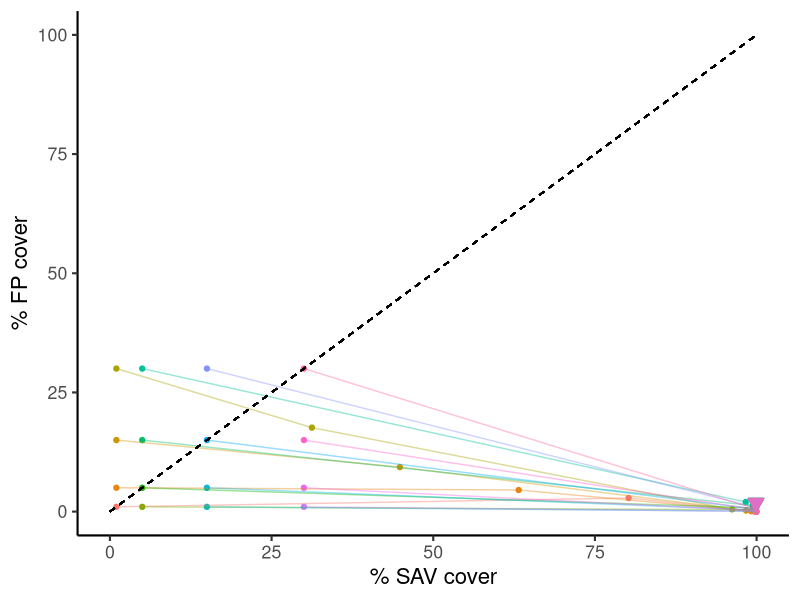
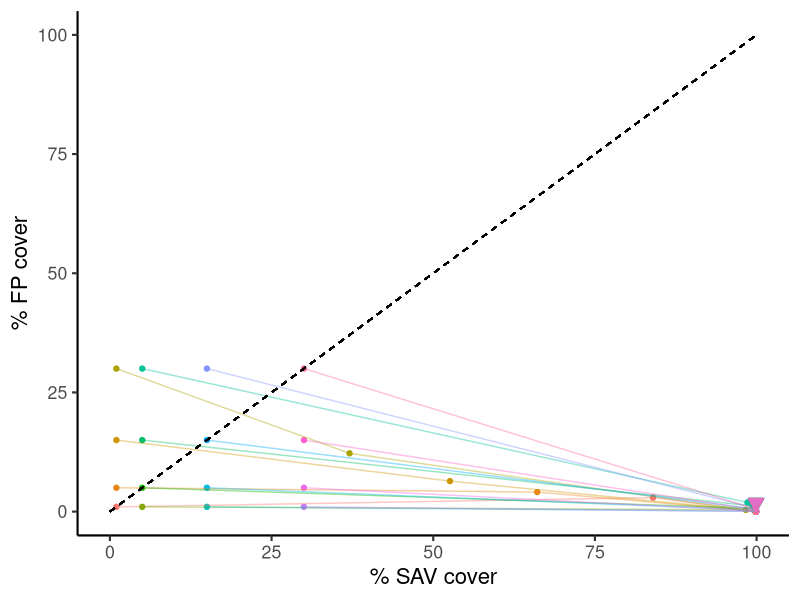
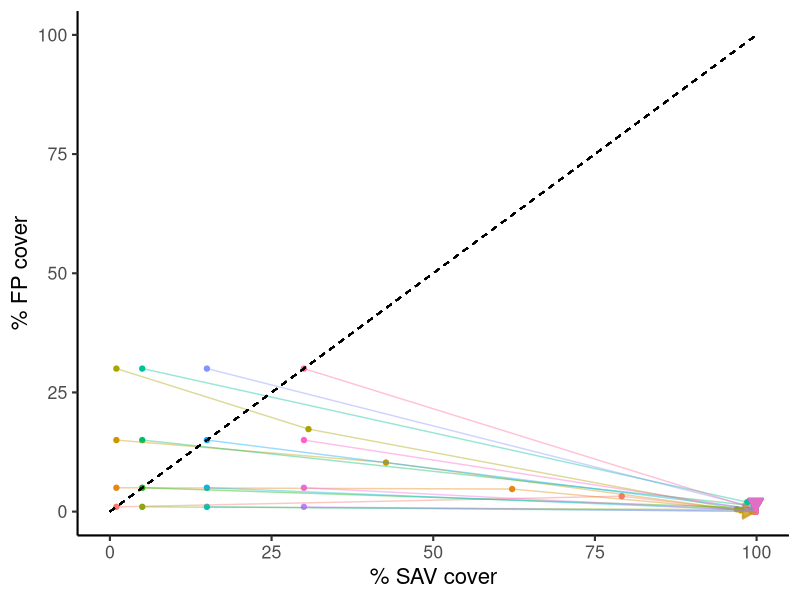
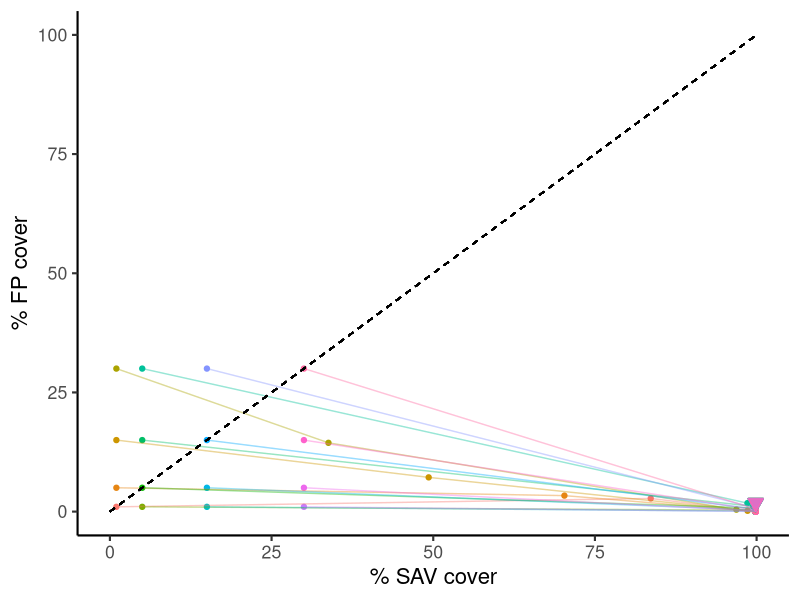
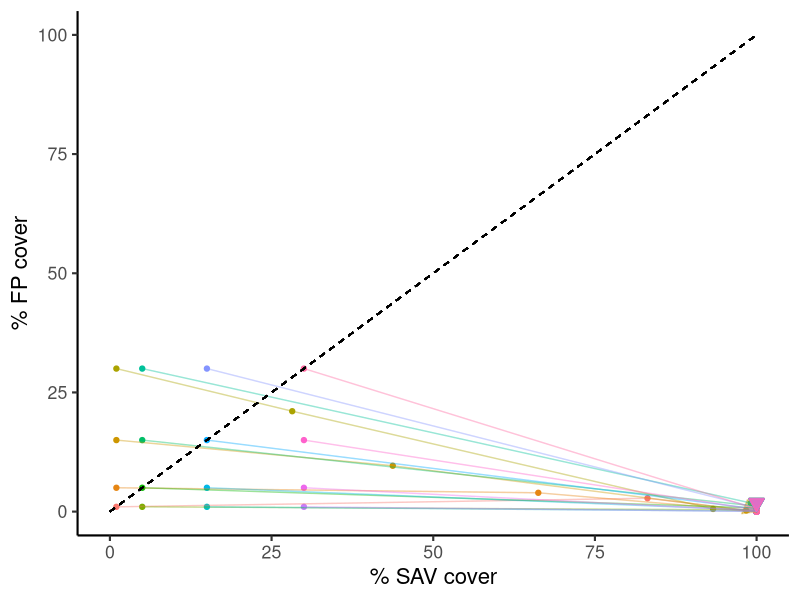
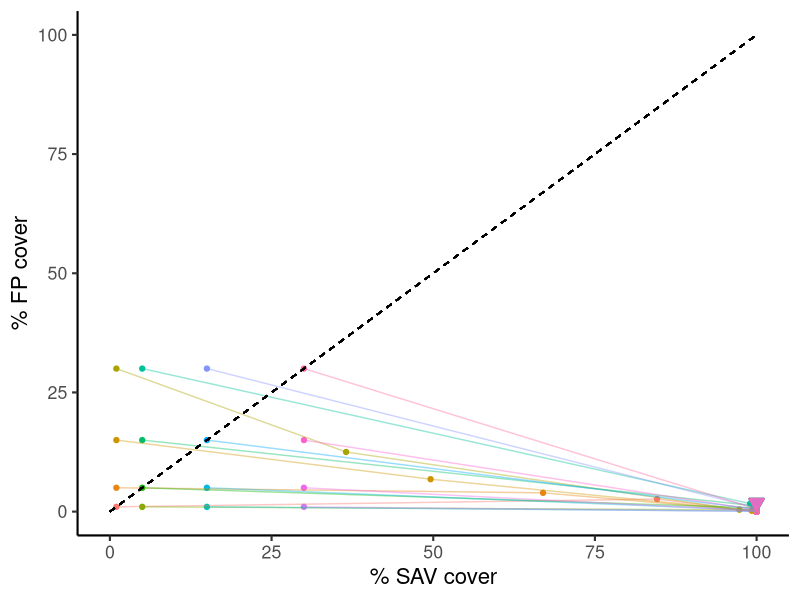
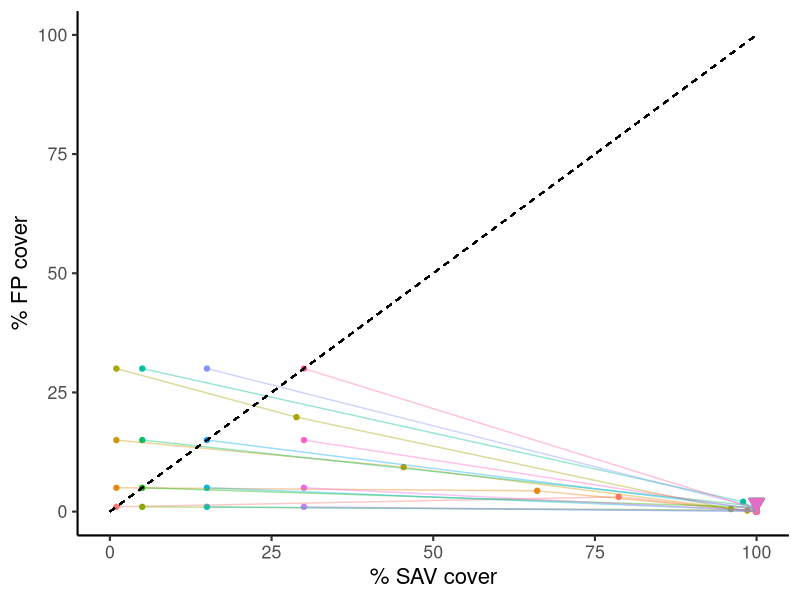
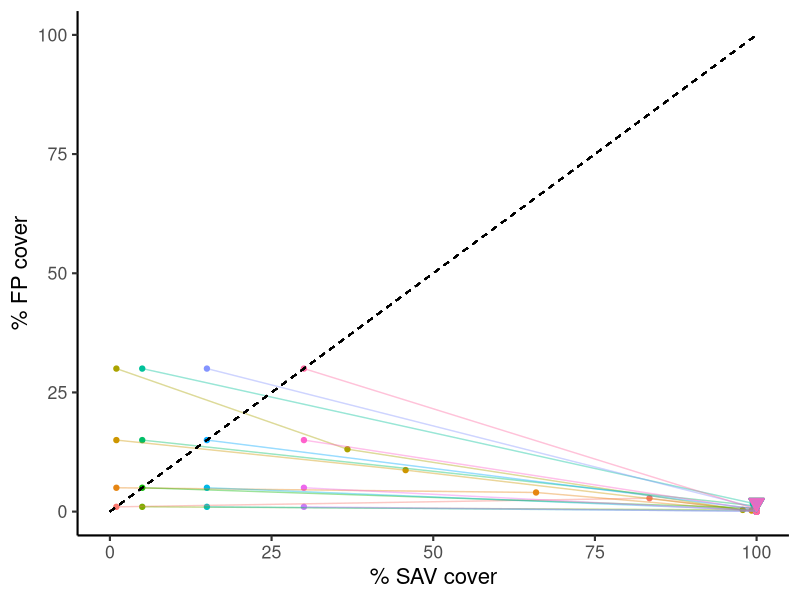

The R script that drew these images, in order: (Note: this script raises an error after producing the figures.)
#########################################################
# Plot trajectory of FP and SAV growth                  # 
#                                                       #
# By: Michael J. McCann                                 #
# Created: 7/24/2014                                    #
######################################################### 

library(ggplot2)
library(gridExtra)

# this assumes that if you split your simulation into multiple batches,
# that you've already combined them into one .csv file
# see "combine_output_files.R" for combining 

data <- read.csv("output_wind_size_and_shape.csv") # imports parameter  values for all simulations 
head(data)
nrow(data)
colnames(data)

############################################
# Generate plot for shiny version of model #
############################################

# For loop through variables to subset data 
for (i in unique(data$TOTALN)){
  for (j in unique(data$size)){
    for (k in unique(data$shape)){
      for (l in unique(data$wind_direction)){
        
            temp_data <- subset(data, 
                                data$TOTALN == i & 
                                  data$size == j & 
                                  data$shape == k & 
                                  data$wind_direction == l)
            
            temp_data_reshape <- reshape(temp_data,
                                  
                                  varying = list(
                                    
                                    c("initial_perc_SAV_cover", 
                                      "SAV_end_yr01",
                                      "SAV_end_yr02",
                                      "SAV_end_yr03",
                                      "SAV_end_yr04"),
                                    
                                    c("initial_perc_FP_cover",
                                      "FP_end_yr01",
                                      "FP_end_yr02",
                                      "FP_end_yr03",
                                      "FP_end_yr04")
                                  ),
                                  
                                  v.names = c("SAV_cover","FP_cover"),
                                  timevar = "time",
                                  times = c(0,1,2,3,4),
                                  direction = "long"
            )
            
            # re-order data by id and time 
            temp_data_reshape <- temp_data_reshape[with(temp_data_reshape, order(id, time)), ]
            
            # plot it 
            temp_plot <- ggplot(temp_data_reshape, aes(x=SAV_cover,y=FP_cover,group=id,colour=as.factor(id))) 
            temp_plot <- temp_plot + geom_point() 
            temp_plot <- temp_plot + geom_path(arrow=arrow(type="closed",length=unit(0.15,"inches")),alpha=0.4)
            temp_plot <- temp_plot + xlab("% SAV cover")
            temp_plot <- temp_plot + ylab("% FP cover")
            temp_plot <- temp_plot + ylim(0,100)
            temp_plot <- temp_plot + xlim(0,100)
            temp_plot <- temp_plot + geom_segment(x=0,y=0,xend=100,yend=100, colour="black",linetype="dashed")
            temp_plot <- temp_plot + theme_classic(base_size=16)
            temp_plot <- temp_plot + theme(legend.position="none")
            
            ggsave(file=paste("alt_plot_",i,j,k,l,".jpg",sep="_"),temp_plot,height=6,width=6)

      }
    }
  }
}
